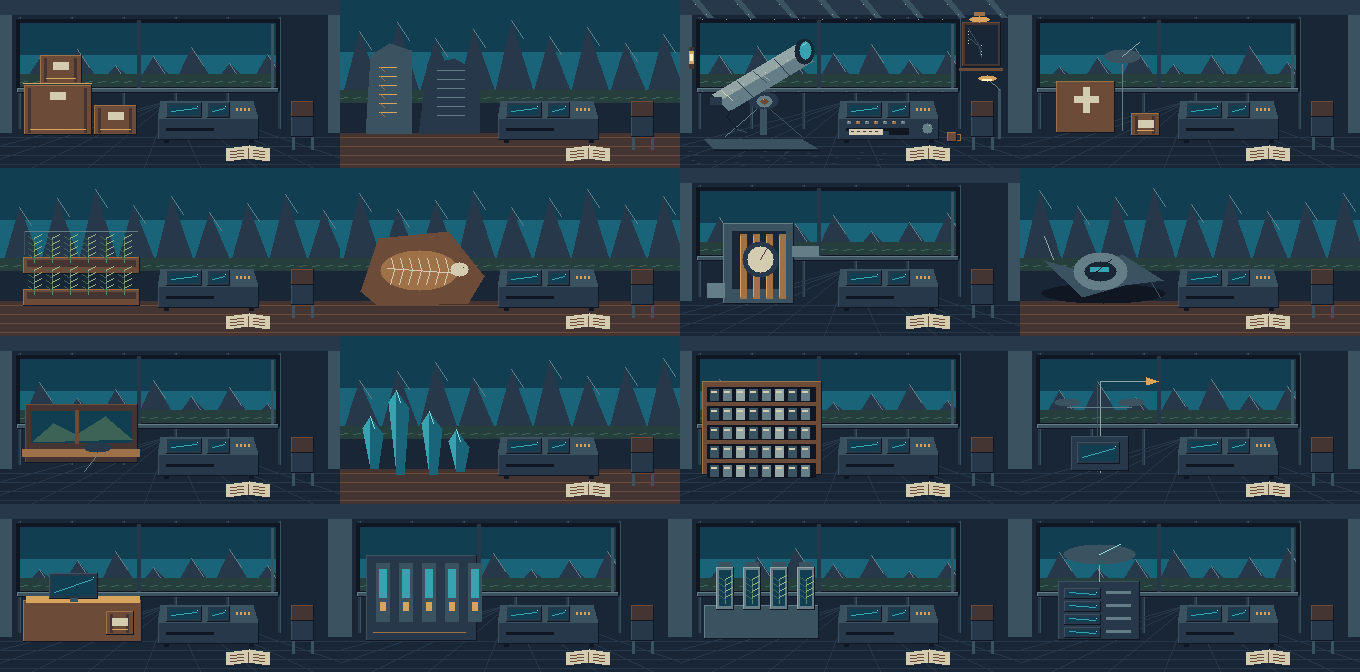
#> input picture assets/generated/planet-sites/contact-sheet.png, 1360 x 672 px, given in place of poi-00-1.png, which was not available
$ python field-art-proof.py ../assets/generated/planet-sites
#> lines starting #> are read from the running program, lines starting #| are printed output that depends on the picture; pictures that were not available may be replaced by others from this repository, and a replacement may not be noted
"""Arrange unmodified native framebuffer captures, not concept images."""
from pathlib import Path
import sys
from PIL import Image, ImageDraw

folder = Path(sys.argv[1])
for path in folder.glob('*.bmp'):
    with Image.open(path) as image:
        image.save(path.with_suffix('.png'))
names = ['SUPPLY CACHE', 'RUINS', 'OBSERVATORY', 'RESCUE CAMP', 'SEED GARDEN',
         'FOSSIL EXCAVATION', 'THERMAL STACKS', 'WRECK', 'MIGRATION LOOKOUT',
         'CRYSTALS', 'ARCHIVE', 'WEATHER ARRAY']
sheet = Image.new('RGB', (960, 6 * 296), '#101820')
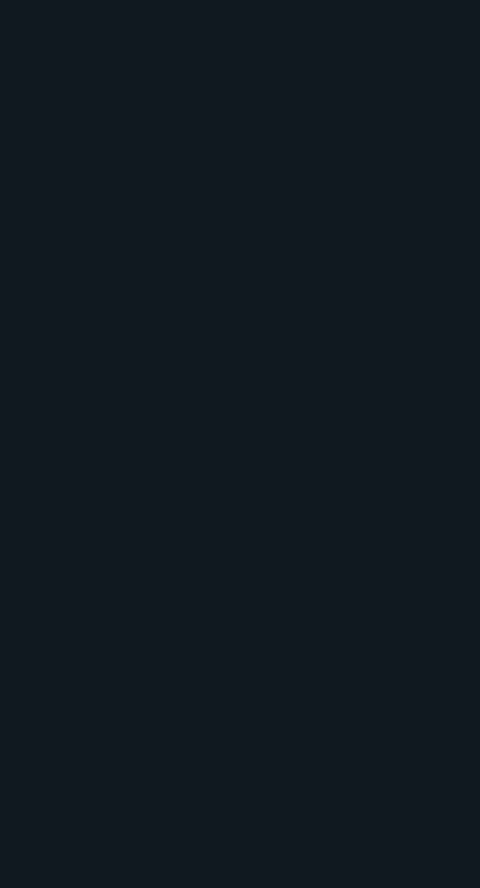
#> sheet: PIL image 960x1776 RGB (shown at 1/2 size); mean R, G, B 16, 24, 32
draw = ImageDraw.Draw(sheet)
for i, name in enumerate(names):
    with Image.open(folder / f'poi-{i:02}-1.png') as image:
#> image is the input picture: PIL image 1360x672 RGB; mean R, G, B 39.5, 60.8, 73
        x, y = (i % 2) * 480, (i // 2) * 296
        sheet.paste(image, (x, y + 24))
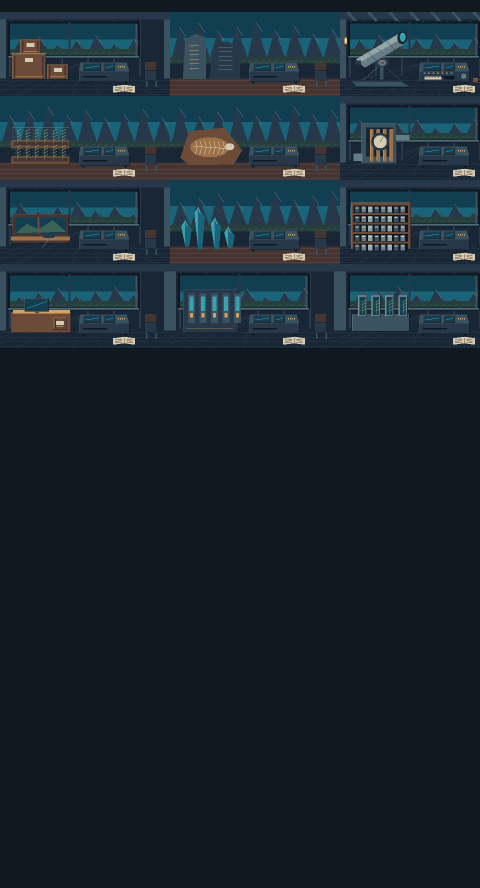
#> sheet: PIL image 960x1776 RGB (shown at 1/2 size); mean R, G, B 25.4, 38.4, 47.8
        draw.text((x + 8, y + 6), name + ' / NATIVE GAME CAPTURE', fill='white')
#> pass 2 of the loop `for i, name in enumerate(names):`:
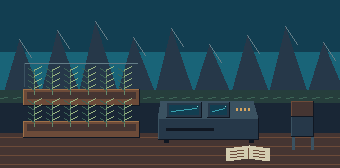
#> input picture assets/generated/planet-sites/garden.png, 340 x 168 px, given in place of poi-01-1.png, which was not available
#> image is the input picture: PIL image 340x168 RGB; mean R, G, B 43.1, 64.2, 73.8
#> `sheet.paste(image, (x, y + 24))`:
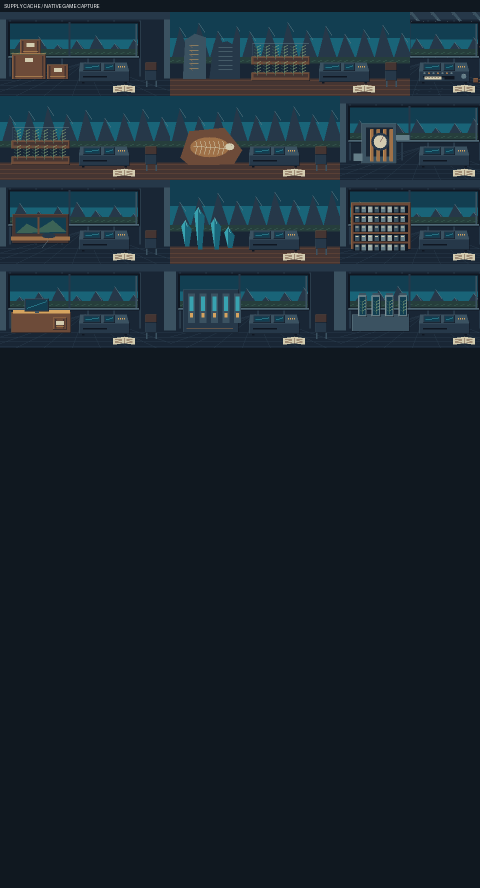
#> sheet: PIL image 960x1776 RGB (shown at 1/2 size); mean R, G, B 25.5, 38.5, 47.8
#> (the run stopped early here; a loop or call above may not have finished)
